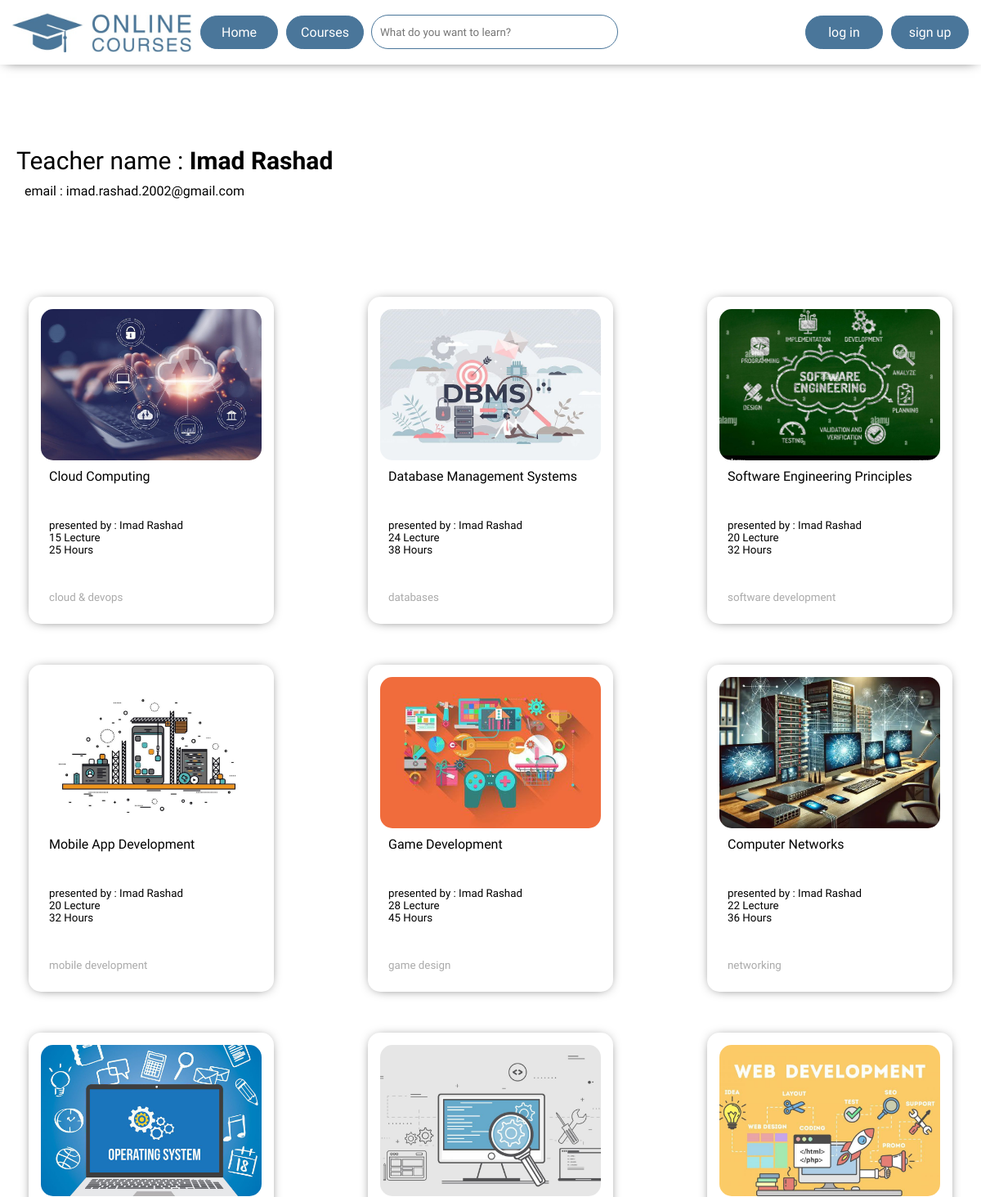
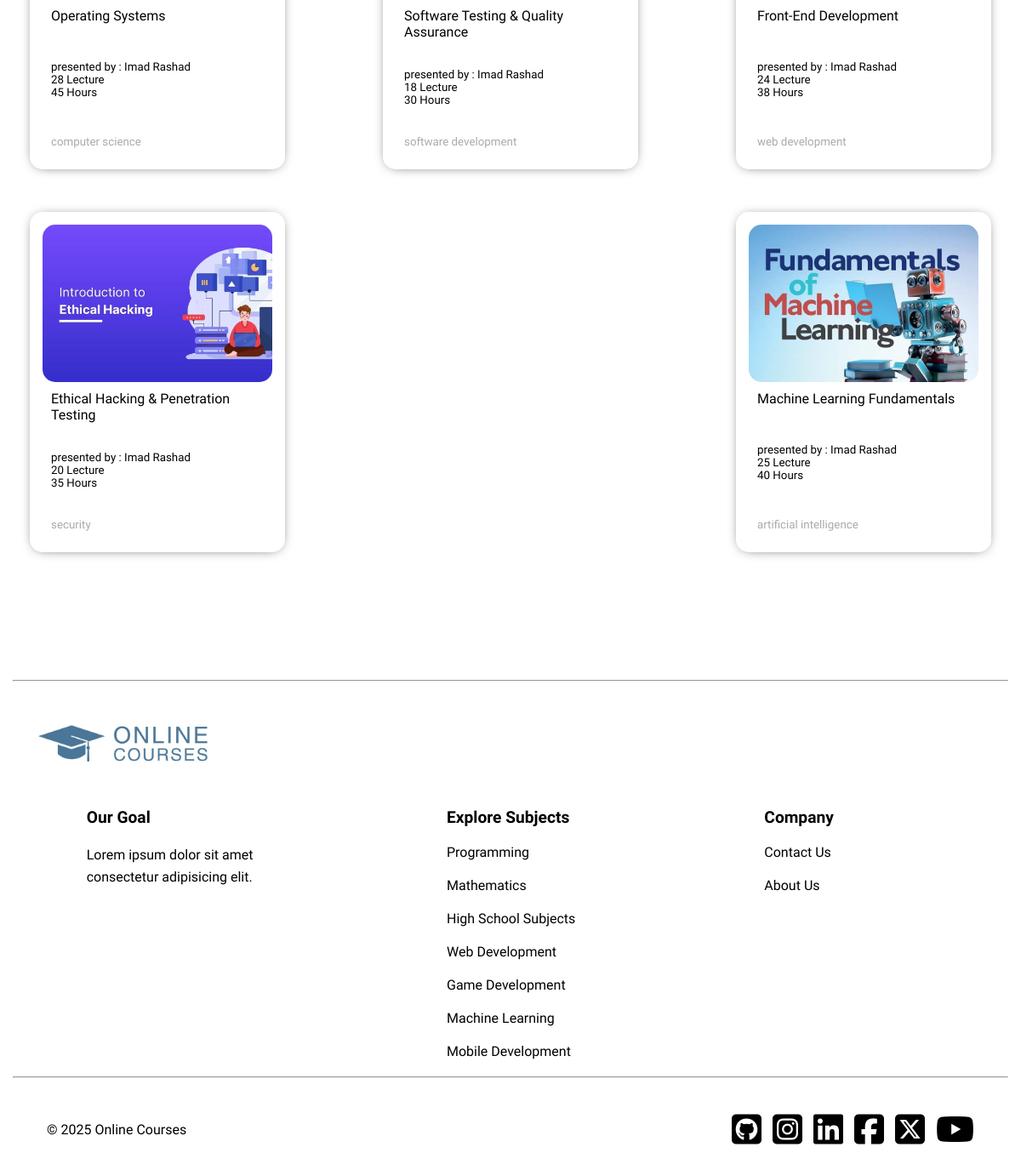
Screenshot of /teacher_view.php?teacher_id=10&teacher_name=Imad Rashad&teacher_email=imad.rashad.2002@gmail.com with the database file from the repository (2 pictures, top to bottom).
### tables this page shows
CREATE TABLE `courses` (
  `course_id` int(11) NOT NULL,
  `course_title` varchar(50) NOT NULL,
  `number_of_lectures` int(11) DEFAULT NULL,
  `number_of_hours` int(11) DEFAULT NULL,
  `cover_picture_name` varchar(50) DEFAULT NULL,
  `category` varchar(50) NOT NULL,
  `number_of_enrollment` int(11) DEFAULT 0,
  `description` varchar(255) NOT NULL
);

CREATE TABLE `teachers` (
  `teacher_id` int(11) NOT NULL,
  `name` varchar(50) NOT NULL,
  `email` varchar(50) NOT NULL,
  `user_name` varchar(50) NOT NULL,
  `password` varchar(50) NOT NULL
);

### functions.php (the view, shortened to what this page needs)
<?php
function convert_table_of_ids_to_normal_array($courses_ids){
  foreach($courses_ids as $value){
    $ids[] = $value['course_id'];
  }
  return $ids;
}
function get_all_info_about_these_courses($courses_ids_array){
  $server = "localhost";
  $userName = "root";
  $password = "";
  $databaseName = "online_courses";
  $db = new mysqli($server, $userName, $password, $databaseName);
  $query = "SELECT * from courses where courses.course_id = ?";
  foreach($courses_ids_array as $id){
    $stat = $db->prepare($query);
    $stat->bind_param('i', $id);
    $stat->execute();
    $results = $stat->get_result()->fetch_all(MYSQLI_ASSOC);
    $all_info[] = $results[0];
  }
  return $all_info;
}
function get_teacher_name_from_database($teacher_id){
  $server = "localhost";
  $userName = "root";
  $password = "";
  $databaseName = "online_courses";
  $db = new mysqli($server, $userName, $password, $databaseName);
  $query = "SELECT teachers.name from teachers where teachers.teacher_id = ?";
  $stat = $db->prepare($query);
  $stat->bind_param('i', $teacher_id);
  $stat->execute();
  $results = $stat->get_result()->fetch_all(MYSQLI_ASSOC);
  return trim($results[0]['name']);
}
function get_teacher_courses($teacher_id){
  $server = "localhost";
  $userName = "root";
  $password = "";
  $databaseName = "online_courses";
  $db = new mysqli($server, $userName, $password, $databaseName);
  $query = "SELECT course_teachers.course_id from course_teachers where course_teachers.teacher_id = ?";
  $stat = $db->prepare($query);
  $stat->bind_param('i', $teacher_id);
  $stat->execute();
  $results = $stat->get_result()->fetch_all(MYSQLI_ASSOC);
  return $results;
}
  function print_teacher_courses($teacher_id){
    $results = get_teacher_courses($teacher_id);
    $all_info_about_courses = get_all_info_about_these_courses(convert_table_of_ids_to_normal_array($results));
    $teacher_name = get_teacher_name_from_database($teacher_id);
    foreach($all_info_about_courses as $course){
      echo "<a href="."course_view.php?course_id=".$course['course_id']." class='card'>";
      echo "<div class='card-image' style='background-image: url(imgs/cards_imgs/".$course['cover_picture_name'].");'></div>";
      echo "<div class='card-info'>";
        echo "<span class='course-title'>".$course['course_title']."</span>";
        echo "<div>";
          echo "<span>presented by : <span class='presenter'>$teacher_name</span></span><br>";
          echo "<span class='number-of-lectures'>".$course['number_of_lectures']." Lecture</span><br>";
          echo "<span class='number-of-hours'>".$course['number_of_hours']." Hours</span><br>";
        echo "</div>";
        echo "<span class='course-catigory'>".$course['category']."</span>";
      echo "</div>";
    echo "</a>";
    }
  }
?>

### css/master.css (style rules this page uses)
:root { --main-color: #4a769a; --secondary-color: #f7f9fa; --main-transition: .2s; --main-section-margin-top: 100px; }
* { margin: 0; padding: 0; box-sizing: border-box; font-family: 'Comfortaa', sans-serif; }
.cards-container .card { width: 300px; height: 400px; box-shadow: 0 1px 15px -7px; background-color: white; border-radius: 15px; display: block; padding: 15px; flex-shrink: 0; margin-right: 40px; color: initial; text-decoration: none; }
.cards-container .card .card-image { width: 100%; height: 50%; border-radius: 15px; background-size: cover; background-position: center; }
.cards-container .card .card-info { padding: 10px; display: flex; flex-direction: column; width: 100%; height: 50%; justify-content: space-between; }
.cards-container .card .card-info div { font-size: smaller; }
.cards-container .card .card-info .course-catigory { font-size: smaller; color: #aaa; }

### css/courses.css (style rules this page uses)
:root { --main-color: #4a769a; --secondary-color: #f7f9fa; --main-transition: .2s; --main-section-margin-top: 100px; }
.cards-container .card { margin-right: 0; margin-bottom: 50px; }

### rows the page displays
courses: cover_picture_name (picture), course_title "Cloud Computing", number_of_lectures "15", number_of_hours "25", category "cloud & devops"
teachers: name "Imad Rashad"
courses: cover_picture_name (picture), course_title "Database Management Systems", number_of_lectures "24", number_of_hours "38", category "databases"
courses: cover_picture_name (picture), course_title "Software Engineering Principles", number_of_lectures "20", number_of_hours "32", category "software development"
courses: cover_picture_name (picture), course_title "Mobile App Development", number_of_lectures "20", number_of_hours "32", category "mobile development"
courses: cover_picture_name (picture), course_title "Game Development", number_of_lectures "28", number_of_hours "45", category "game design"
courses: cover_picture_name (picture), course_title "Computer Networks", number_of_lectures "22", number_of_hours "36", category "networking"
courses: cover_picture_name (picture), course_title "Operating Systems", number_of_lectures "28", number_of_hours "45", category "computer science"
courses: cover_picture_name (picture), course_title "Software Testing & Quality Assurance", number_of_lectures "18", number_of_hours "30", category "software development"
courses: cover_picture_name (picture), course_title "Front-End Development", number_of_lectures "24", number_of_hours "38", category "web development"
courses: cover_picture_name (picture), course_title "Ethical Hacking & Penetration Testing", number_of_lectures "20", number_of_hours "35", category "security"
courses: cover_picture_name (picture), course_title "Machine Learning Fundamentals", number_of_lectures "25", number_of_hours "40", category "artificial intelligence"

### other values shown
$teacher_name "Imad Rashad"
$teacher_email "imad.rashad.2002@gmail.com"
